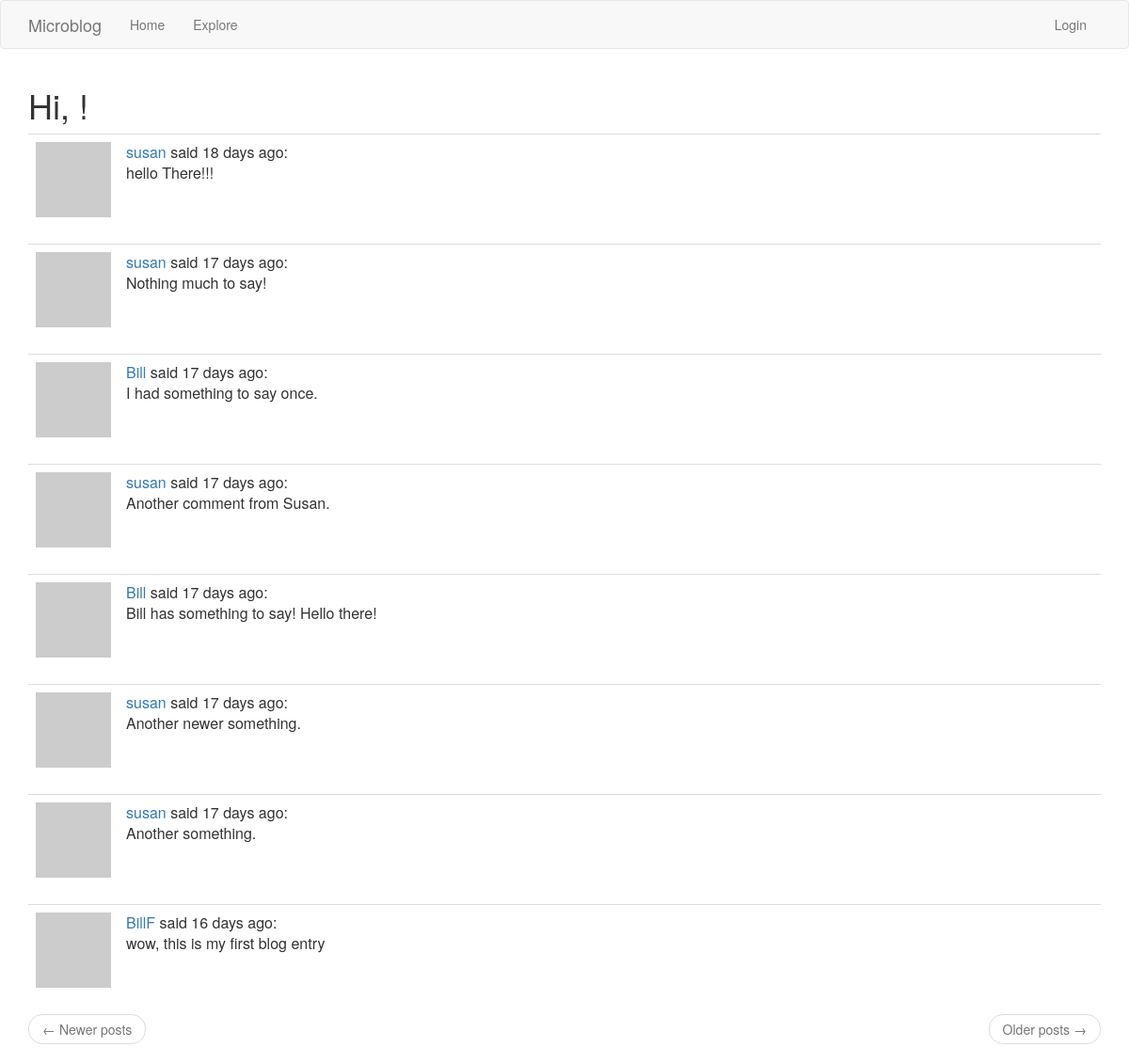
The app's page /debug with its own data.
### app/models.py (models this page shows, shortened)
class Post(db.Model):
    id = db.Column(db.Integer, primary_key=True)
    body = db.Column(db.String(140))
    timestamp = db.Column(db.DateTime, index=True, default=datetime.utcnow)
    user_id = db.Column(db.Integer, db.ForeignKey('user.id'))

class User(UserMixin, db.Model):
    id = db.Column(db.Integer, primary_key=True)
    username = db.Column(db.String(64), index=True, unique=True)
    email = db.Column(db.String(120), index=True, unique=True)
    password_hash = db.Column(db.String(128))
    posts = db.relationship('Post', backref='author', lazy='dynamic')
    about_me = db.Column(db.String(140))
    last_seen = db.Column(db.DateTime, default=datetime.utcnow)
    followed = db.relationship(
        'User', secondary=followers,
        primaryjoin=(followers.c.follower_id == id),
        secondaryjoin=(followers.c.followed_id == id),
        backref=db.backref('followers', lazy='dynamic'), lazy='dynamic')
    def avatar(self, size):
        digest = md5(self.email.lower().encode('utf-8')).hexdigest()
        return 'https://www.gravatar.com/avatar/{}?d=identicon&s={}'.format(
            digest, size)

### app/routes.py (the view)
@app.route('/debug')
def debug_it():
    posts = Post.query.all()
    return render_template('index.html', title='Explore', posts=posts)

### app/routes.py (called while the page is built)
@app.before_request
def before_request():
    if current_user.is_authenticated:
        current_user.last_seen = datetime.utcnow()
        db.session.commit()

### app/templates/index.html (shortened to what this page needs)
{% extends "base.html" %}
{% import 'bootstrap/wtf.html' as wtf %}
{% block app_content %}
    <h1>Hi, {{ current_user.username }}!</h1>
    {% for post in posts %}
        {% include '_post.html' %}
    {% endfor %}
    <nav aria-label="...">
        <ul class="pager">
            <li class="previous{% if not prev_url %} disabled{% endif %}">
                <a href="{{ prev_url or '#' }}">
                    <span aria-hidden="true">&larr;</span> Newer posts
                </a>
            </li>
            <li class="next{% if not next_url %} disabled{% endif %}">
                <a href="{{ next_url or '#' }}">
                    Older posts <span aria-hidden="true">&rarr;</span>
                </a>
            </li>
        </ul>
    </nav>
{% endblock %}

### app/templates/_post.html
    <table class="table table-hover">
        <tr>
            <td width="70px">
                <a href="{{ url_for('show_user', username=post.author.username) }}">
                    <img src="{{ post.author.avatar(70) }}" />
                </a>
            </td>
            <td>
                <a href="{{ url_for('show_user', username=post.author.username) }}">
                    {{ post.author.username }}
                </a>
                said {{ moment(post.timestamp).fromNow() }}:
                <br>
                {{ post.body }}
            </td>
        </tr>
    </table>

### records on screen
Post: author.username "susan", timestamp "18 days ago", body "hello There!!!"
Post: author.username "susan", timestamp "17 days ago", body "Nothing much to say!"
Post: author.username "Bill", timestamp "17 days ago", body "I had something to say once."
Post: author.username "susan", timestamp "17 days ago", body "Another comment from Susan."
Post: author.username "Bill", timestamp "17 days ago", body "Bill has something to say! Hello there!"
Post: author.username "susan", timestamp "17 days ago", body "Another newer something."
Post: author.username "susan", timestamp "17 days ago", body "Another something."
Post: author.username "BillF", timestamp "16 days ago", body "wow, this is my first blog entry"
